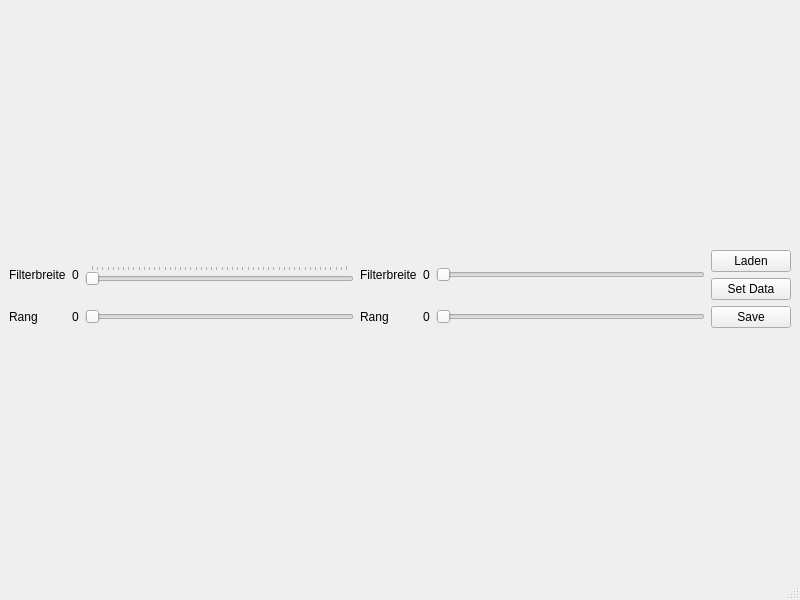
<?xml version="1.0" encoding="UTF-8"?>
<ui version="4.0">
 <class>MainWindow</class>
 <widget class="QMainWindow" name="MainWindow">
  <property name="geometry">
   <rect>
    <x>0</x>
    <y>0</y>
    <width>800</width>
    <height>600</height>
   </rect>
  </property>
  <property name="windowTitle">
   <string>MainWindow</string>
  </property>
  <widget class="QWidget" name="centralwidget">
   <layout class="QVBoxLayout" name="verticalLayout_2">
    <item>
     <layout class="QVBoxLayout" name="Container">
      <property name="rightMargin">
       <number>0</number>
      </property>
     </layout>
    </item>
    <item>
     <layout class="QGridLayout" name="gridLayout">
      <item row="1" column="3">
       <widget class="QLabel" name="label_4">
        <property name="text">
         <string>Rang</string>
        </property>
       </widget>
      </item>
      <item row="0" column="0">
       <widget class="QLabel" name="label">
        <property name="text">
         <string>Filterbreite</string>
        </property>
       </widget>
      </item>
      <item row="0" column="6">
       <layout class="QVBoxLayout" name="verticalLayout">
        <item>
         <widget class="QPushButton" name="ladenpushButton">
          <property name="text">
           <string>Laden</string>
          </property>
         </widget>
        </item>
        <item>
         <widget class="QPushButton" name="addpushButton">
          <property name="text">
           <string>Set Data</string>
          </property>
         </widget>
        </item>
       </layout>
      </item>
      <item row="1" column="1">
       <widget class="QLabel" name="labelOrder2">
        <property name="text">
         <string>0</string>
        </property>
       </widget>
      </item>
      <item row="0" column="2">
       <widget class="QSlider" name="width2Slider">
        <property name="minimum">
         <number>1</number>
        </property>
        <property name="singleStep">
         <number>2</number>
        </property>
        <property name="pageStep">
         <number>11</number>
        </property>
        <property name="orientation">
         <enum>Qt::Horizontal</enum>
        </property>
        <property name="tickPosition">
         <enum>QSlider::TicksAbove</enum>
        </property>
        <property name="tickInterval">
         <number>2</number>
        </property>
       </widget>
      </item>
      <item row="0" column="1">
       <widget class="QLabel" name="labelWidth2">
        <property name="text">
         <string>0</string>
        </property>
       </widget>
      </item>
      <item row="1" column="2">
       <widget class="QSlider" name="order2Slider">
        <property name="minimum">
         <number>1</number>
        </property>
        <property name="maximum">
         <number>10</number>
        </property>
        <property name="singleStep">
         <number>1</number>
        </property>
        <property name="pageStep">
         <number>1</number>
        </property>
        <property name="orientation">
         <enum>Qt::Horizontal</enum>
        </property>
       </widget>
      </item>
      <item row="0" column="3">
       <widget class="QLabel" name="label_3">
        <property name="text">
         <string>Filterbreite</string>
        </property>
       </widget>
      </item>
      <item row="1" column="0">
       <widget class="QLabel" name="label_2">
        <property name="text">
         <string>Rang</string>
        </property>
       </widget>
      </item>
      <item row="0" column="5">
       <widget class="QSlider" name="width3Slider">
        <property name="minimum">
         <number>1</number>
        </property>
        <property name="singleStep">
         <number>2</number>
        </property>
        <property name="pageStep">
         <number>11</number>
        </property>
        <property name="orientation">
         <enum>Qt::Horizontal</enum>
        </property>
        <property name="tickInterval">
         <number>2</number>
        </property>
       </widget>
      </item>
      <item row="1" column="5">
       <widget class="QSlider" name="order3Slider">
        <property name="minimum">
         <number>1</number>
        </property>
        <property name="maximum">
         <number>10</number>
        </property>
        <property name="singleStep">
         <number>1</number>
        </property>
        <property name="pageStep">
         <number>1</number>
        </property>
        <property name="orientation">
         <enum>Qt::Horizontal</enum>
        </property>
       </widget>
      </item>
      <item row="0" column="4">
       <widget class="QLabel" name="labelWidth3">
        <property name="text">
         <string>0</string>
        </property>
       </widget>
      </item>
      <item row="1" column="4">
       <widget class="QLabel" name="labelOrder3">
        <property name="text">
         <string>0</string>
        </property>
       </widget>
      </item>
      <item row="1" column="6">
       <widget class="QPushButton" name="savepushButton">
        <property name="text">
         <string>Save</string>
        </property>
       </widget>
      </item>
     </layout>
    </item>
   </layout>
  </widget>
  <widget class="QMenuBar" name="menubar">
   <property name="geometry">
    <rect>
     <x>0</x>
     <y>0</y>
     <width>800</width>
     <height>25</height>
    </rect>
   </property>
  </widget>
  <widget class="QStatusBar" name="statusbar"/>
 </widget>
 <resources/>
 <connections/>
</ui>
